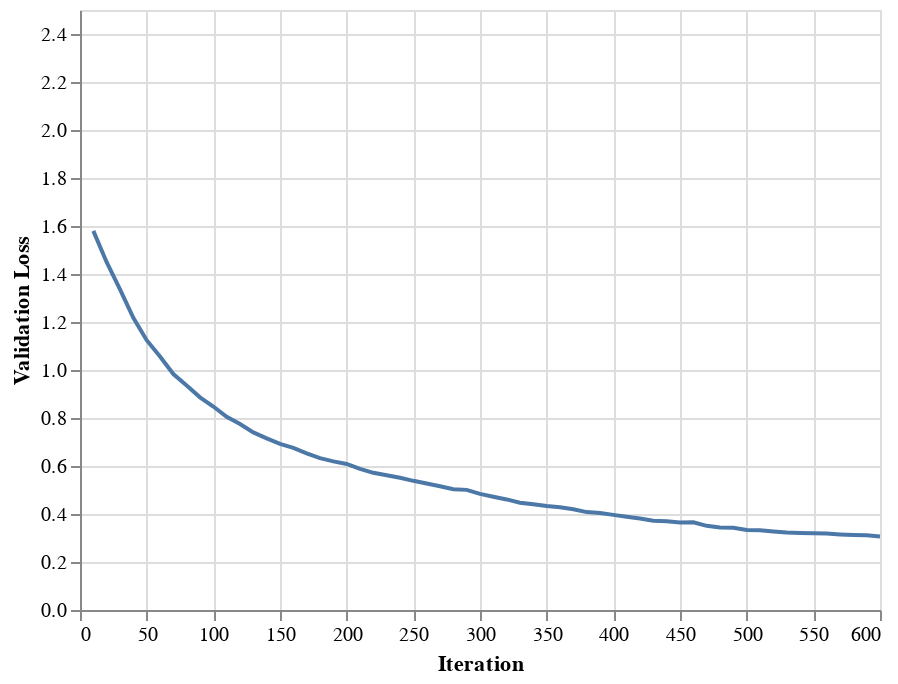

Here is the notebook cell this chart was saved with:
### Code cell
data = pd.DataFrame({
    'Iteration': step_list,
    'Validation Loss': valid_loss_list
})
alt.Chart(data
).mark_line().encode(alt.X('Iteration:Q'), alt.Y('Validation Loss:Q', scale=alt.Scale(domain=[0.0, 2.5])))

### Figure 1 — Vega-Lite specification as saved in the notebook (floating-point values rounded to 4 significant figures)
{"config": {"view": {"continuousWidth": 400, "continuousHeight": 300}}, "data": {"name": "data-8527972328ebf27861d7317709d7699e"}, "mark": "line", "encoding": {"x": {"type": "quantitative", "field": "Iteration"}, "y": {"type": "quantitative", "field": "Validation Loss", "scale": {"domain": [0.0, 2.5]}}}, "$schema": "https://vega.github.io/schema/vega-lite/v4.8.1.json", "datasets": {"data-8527972328ebf27861d7317709d7699e": [{"Iteration": 10, "Validation Loss": 1.58}, {"Iteration": 20, "Validation Loss": 1.449}, {"Iteration": 30, "Validation Loss": 1.336}, {"Iteration": 40, "Validation Loss": 1.218}, {"Iteration": 50, "Validation Loss": 1.124}, {"Iteration": 60, "Validation Loss": 1.056}, {"Iteration": 70, "Validation Loss": 0.9831}, {"Iteration": 80, "Validation Loss": 0.9356}, {"Iteration": 90, "Validation Loss": 0.8861}, {"Iteration": 100, "Validation Loss": 0.8478}, {"Iteration": 110, "Validation Loss": 0.805}, {"Iteration": 120, "Validation Loss": 0.7746}, {"Iteration": 130, "Validation Loss": 0.7402}, {"Iteration": 140, "Validation Loss": 0.7153}, {"Iteration": 150, "Validation Loss": 0.6922}, {"Iteration": 160, "Validation Loss": 0.6755}, {"Iteration": 170, "Validation Loss": 0.6527}, {"Iteration": 180, "Validation Loss": 0.6328}, {"Iteration": 190, "Validation Loss": 0.6192}, {"Iteration": 200, "Validation Loss": 0.6084}, {"Iteration": 210, "Validation Loss": 0.5879}, {"Iteration": 220, "Validation Loss": 0.5717}, {"Iteration": 230, "Validation Loss": 0.5614}, {"Iteration": 240, "Validation Loss": 0.5513}, {"Iteration": 250, "Validation Loss": 0.5382}, {"Iteration": 260, "Validation Loss": 0.5267}, {"Iteration": 270, "Validation Loss": 0.5158}, {"Iteration": 280, "Validation Loss": 0.5031}, {"Iteration": 290, "Validation Loss": 0.5006}, {"Iteration": 300, "Validation Loss": 0.4839}, {"Iteration": 310, "Validation Loss": 0.4717}, {"Iteration": 320, "Validation Loss": 0.4607}, {"Iteration": 330, "Validation Loss": 0.4473}, {"Iteration": 340, "Validation Loss": 0.4411}, {"Iteration": 350, "Validation Loss": 0.4334}, {"Iteration": 360, "Validation Loss": 0.4278}, {"Iteration": 370, "Validation Loss": 0.4199}, {"Iteration": 380, "Validation Loss": 0.4078}, {"Iteration": 390, "Validation Loss": 0.4042}, {"Iteration": 400, "Validation Loss": 0.3963}, {"Iteration": 410, "Validation Loss": 0.3884}, {"Iteration": 420, "Validation Loss": 0.3813}, {"Iteration": 430, "Validation Loss": 0.3717}, {"Iteration": 440, "Validation Loss": 0.37}, {"Iteration": 450, "Validation Loss": 0.3642}, {"Iteration": 460, "Validation Loss": 0.3651}, {"Iteration": 470, "Validation Loss": 0.3507}, {"Iteration": 480, "Validation Loss": 0.3438}, {"Iteration": 490, "Validation Loss": 0.3423}, {"Iteration": 500, "Validation Loss": 0.3334}, {"Iteration": 510, "Validation Loss": 0.3322}, {"Iteration": 520, "Validation Loss": 0.3274}, {"Iteration": 530, "Validation Loss": 0.323}, {"Iteration": 540, "Validation Loss": 0.3211}, {"Iteration": 550, "Validation Loss": 0.3199}, {"Iteration": 560, "Validation Loss": 0.3183}, {"Iteration": 570, "Validation Loss": 0.3149}, {"Iteration": 580, "Validation Loss": 0.3124}, {"Iteration": 590, "Validation Loss": 0.3111}, {"Iteration": 600, "Validation Loss": 0.3065}]}}
